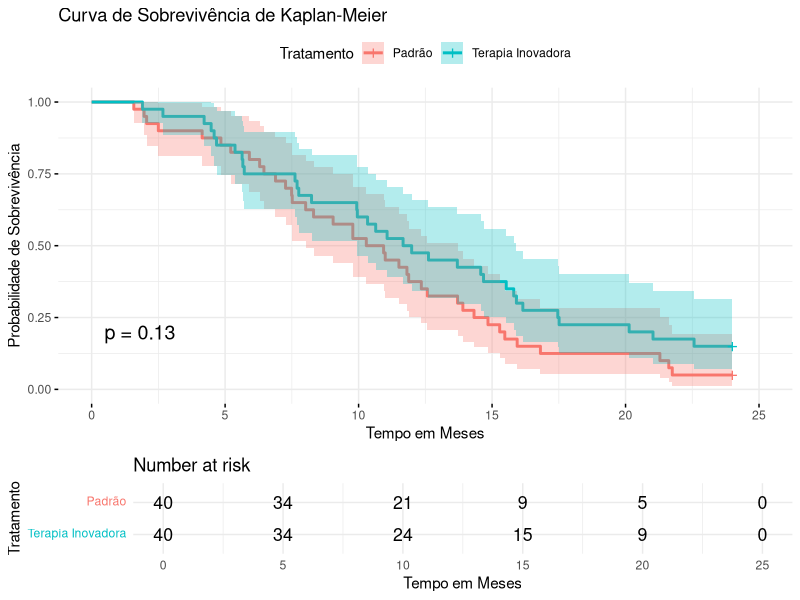
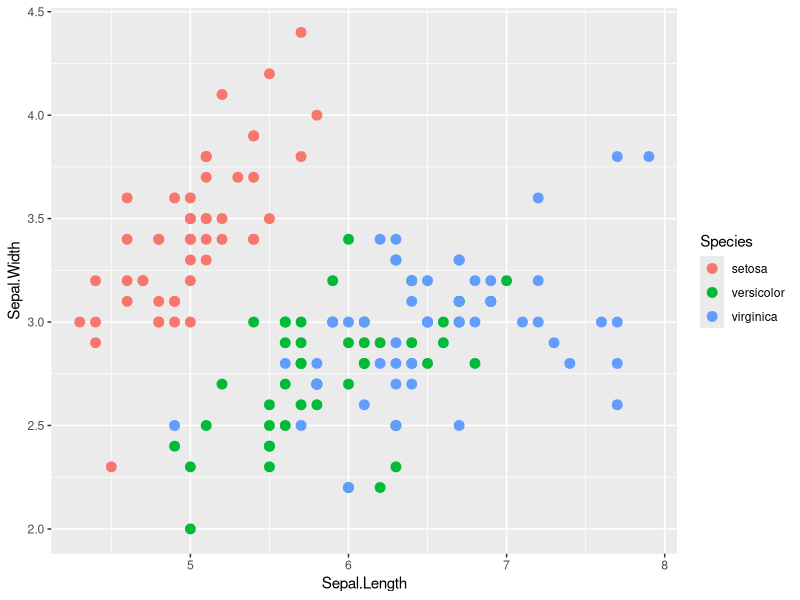
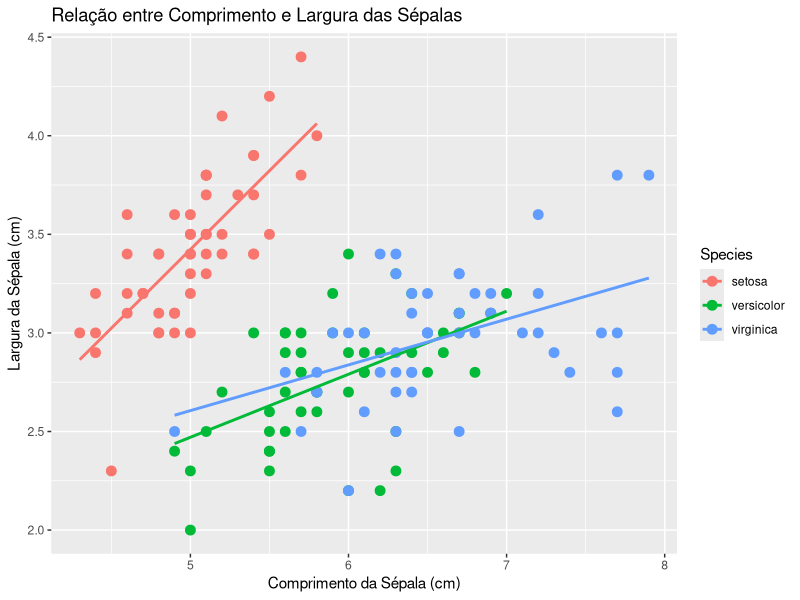

Recreate these plots in R, in order.
################ TEMA 3 – CURVAS DE KAPLAN-MEIER E TESTE LOG-RANK #############
# Carregar os pacotes necessários para a análise e visualização
if(!require(survival)) install.packages('survival')
if(!require(survminer)) install.packages('survminer')
library(survival)
library(survminer)

# Passo 1: Criar os dados do estudo
set.seed(42) # Para reprodutibilidade
n_grupo <- 40
dados_estudo <- data.frame(
  # Tempo em meses
  tempo = c(
    # Grupo Terapia Inovadora (maior tempo de sobrevivência)
    # Weibull shape=2 -> risco crescente/ scale -> eficácia
    rweibull(n_grupo, shape = 2, scale = 18),
    # Grupo Padrão (menor tempo de sobrevivência)
    rweibull(n_grupo, shape = 2, scale = 12)
  ),
  # Grupo de tratamento
  grupo = rep(c("Terapia Inovadora", "Padrão"), each = n_grupo)
)

# Censura: alguns pacientes não terão o evento em 24 meses
dados_estudo$status <- ifelse(dados_estudo$tempo > 24, 0, 1) # 0=Censurado, 1=Evento
dados_estudo$tempo <- ifelse(dados_estudo$tempo > 24, 24, dados_estudo$tempo)

head(dados_estudo)

# Passo 2: Ajustar o modelo de sobrevivência Kaplan-Meier
# A fórmula Surv(tempo, status) ~ grupo significa que queremos estimar a sobrevivência baseada no tempo e status separadamente
fit_km <- survfit(Surv(tempo, status) ~ grupo, data = dados_estudo)

# Passo 3: Visualizar e interpretar o resumo do ajuste
sumario_km <- summary(fit_km)
print(sumario_km$table)
# No output, procure por 'median' para cada grupo

# Passo 4: Criar o gráfico Kaplan-Meier com o pacote survminer 
grafico_km <- ggsurvplot(
  fit_km,
  data = dados_estudo,
  pval = TRUE,                 # Adiciona o p-valor do teste Log-Rank
  conf.int = TRUE,             # Mostra o intervalo de confiança
  risk.table = TRUE,           # Adiciona a tabela de número em risco
  legend.title = "Tratamento",
  legend.labs = c("Padrão", "Terapia Inovadora"),
  xlab = "Tempo em Meses",
  ylab = "Probabilidade de Sobrevivência",
  title = "Curva de Sobrevivência de Kaplan-Meier",
  ggtheme = theme_minimal()    # Aplica um tema visual limpo
)
print(grafico_km)

# Passo 5: Realizar o Teste Log-Rank explicitamente 
teste_logrank <- survdiff(Surv(tempo, status) ~ grupo, data = dados_estudo)
print(teste_logrank)
# p-valor>0,05 - não há diferença de sobrevivência entre os dois tratamentos 










################ TEMA 5 – VISUALIZAÇÃO DE DADOS NO R PELO TIDYVERSE ###########
# Instalando e carregando o pacote ggplot2
if(!require(ggplot2)) install.packages('ggplot2')
library(ggplot2)

ggplot(data = iris, 
       aes(x = Sepal.Length, y = Sepal.Width, color = Species)) + 
  geom_point(size = 3)  

# Gráfico com linhas de tendência por espécie
ggplot(iris, 
       aes(x = Sepal.Length, y = Sepal.Width, color = Species)) +
  geom_point(size = 3) +  # Pontos coloridos por espécie
  geom_smooth(method = "lm", se = FALSE) +  # Linhas de tendência por espécie
  labs(
    title = "Relação entre Comprimento e Largura das Sépalas",
    x = "Comprimento da Sépala (cm)",
    y = "Largura da Sépala (cm)")





